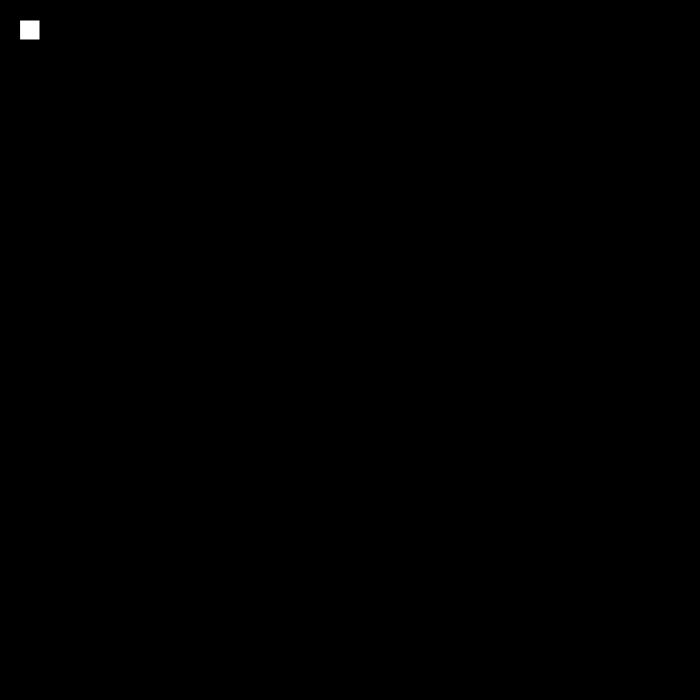
Frame 1 (no input)
Frame 60 (no input): identical to frame 1, image omitted
Frame 120 (the mouse pressed at the canvas centre since frame 60): identical to frame 1, image omitted

The p5.js sketch that drew this single still picture (run headless with seeded random() and noise() and a simulated clock; from frame 60 on, the mouse is pressed at the canvas centre):

// p5.js sketch
// ── sketch.js
function setup() {
  // set the width & height of the sketch
  createCanvas(700, 700)
  background(0)

}

function draw() {
  //var now = clock()
 
  rect(20,20,20)

  
}
